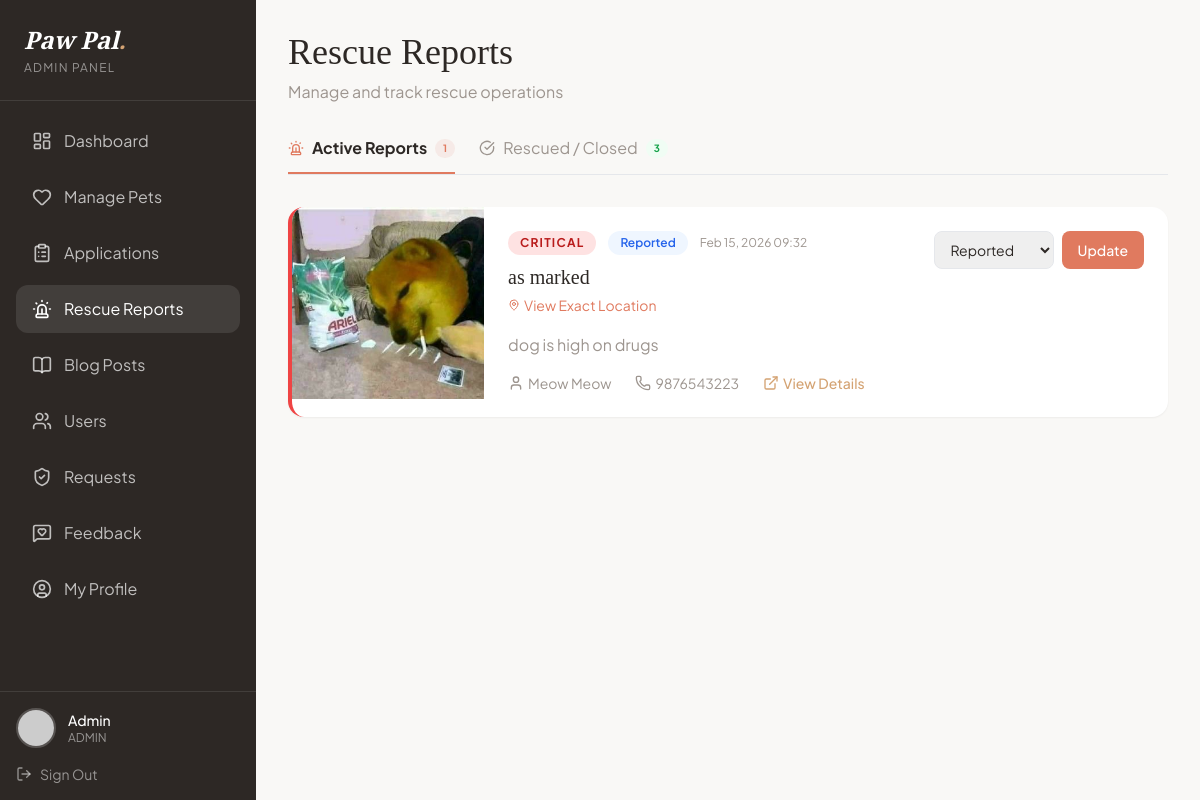
/admin/rescues.php (signed in), run on an earlier commit of the app's database.
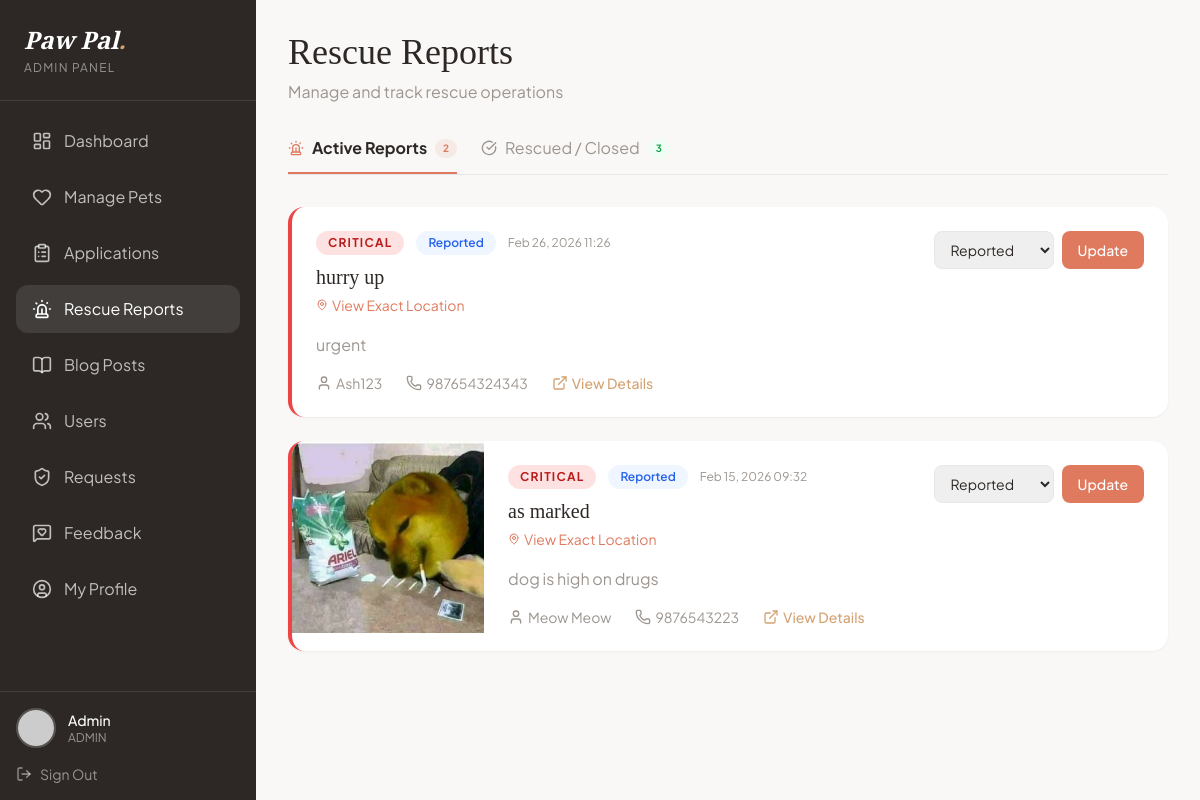
And on a later commit of the database.
### tables this page shows
CREATE TABLE `rescue_reports` (
  `id` int(11) NOT NULL,
  `reporter_id` int(11) DEFAULT NULL,
  `reporter_name` varchar(100) DEFAULT NULL,
  `contact_phone` varchar(20) DEFAULT NULL,
  `location` varchar(255) NOT NULL,
  `latitude` decimal(10,8) DEFAULT NULL,
  `longitude` decimal(11,8) DEFAULT NULL,
  `description` text NOT NULL,
  `animal_type` varchar(50) DEFAULT NULL,
  `urgency` enum('Low','Medium','High','Critical') DEFAULT 'Medium',
  `image` varchar(255) DEFAULT NULL,
  `status` enum('Reported','Assigned','In Progress','Rescued','Closed') DEFAULT 'Reported',
  `assigned_to` int(11) DEFAULT NULL,
  `reported_at` timestamp NOT NULL DEFAULT current_timestamp(),
  `updated_at` timestamp NOT NULL DEFAULT current_timestamp() ON UPDATE current_timestamp()
);

### admin/rescues.php (the view, shortened to what the changed rows need)
<?php
include '../config.php';
$activeRescues = $conn->query("SELECT * FROM rescue_reports WHERE status NOT IN ('Rescued', 'Closed') ORDER BY
                         CASE urgency
                            WHEN 'Critical' THEN 1
                            WHEN 'High' THEN 2
                            WHEN 'Medium' THEN 3
                            ELSE 4
                         END, reported_at DESC");
$activeCount = $activeRescues ? $activeRescues->num_rows : 0;
?>
<!DOCTYPE html>
<html lang="en" class="scroll-smooth">
<head>
    <script src="https://cdn.tailwindcss.com"></script>
</head>
<body class="font-sans text-paw-dark antialiased bg-paw-bg">
    <div class="flex min-h-screen">
        <main class="flex-1 p-8 overflow-y-auto">
            <div class="max-w-6xl mx-auto">
                <h1 class="font-serif text-4xl mb-2">Rescue Reports</h1>
                <div class="flex gap-6 mb-8 border-b border-gray-200">
                    <button onclick="showTab('active')" id="tab-active"
                        class="tab-btn pb-3 border-b-2 border-paw-alert font-bold text-paw-dark transition-colors flex items-center gap-2">
                        <i data-lucide="siren" class="w-4 h-4 text-paw-alert"></i>
                        Active Reports
                        <span class="bg-paw-alert/10 text-paw-alert px-2 py-0.5 rounded-full text-[10px] font-bold">
                            <?php echo $activeCount; ?>
                        </span>
                    </button>
                </div>
                <div id="panel-active" class="tab-panel grid gap-6">
                    <?php if ($activeCount > 0): ?>
                        <?php while ($rescue = $activeRescues->fetch_assoc()): ?>
                            <div class="bg-white rounded-2xl shadow-sm overflow-hidden border-l-4
                                <?php echo match ($rescue['urgency']) {
                                    'Critical' => 'border-red-500',
                                    'High' => 'border-orange-500',
                                    'Medium' => 'border-yellow-500',
                                    default => 'border-gray-300'
                                }; ?>">
                                <div class="flex">
                                    <?php if ($rescue['image'] && file_exists('../uploads/rescues/' . $rescue['image'])): ?>
                                        <div class="w-48 h-48 flex-shrink-0">
                                            <img src="../uploads/rescues/<?php echo rawurlencode($rescue['image']); ?>"
                                                class="w-full h-full object-cover">
                                        </div>
                                    <?php endif; ?>
                                    <div class="flex-1 p-6">
                                        <div class="flex items-start justify-between mb-4">
                                            <div>
                                                <div class="flex items-center gap-3 mb-2">
                                                    <span class="px-3 py-1 text-xs rounded-full font-bold uppercase tracking-widest
                                                    <?php
                                                    echo match ($rescue['urgency']) {
                                                        'Critical' => 'bg-red-100 text-red-700 animate-pulse',
                                                        'High' => 'bg-orange-100 text-orange-700',
                                                        'Medium' => 'bg-yellow-100 text-yellow-700',
                                                        default => 'bg-gray-100 text-gray-700'
                                                    };
                                                    ?>">
                                                        <?php echo $rescue['urgency']; ?>
                                                    </span>
                                                    <span class="px-3 py-1 text-xs rounded-full font-semibold
                                                    <?php
                                                    echo match ($rescue['status']) {
                                                        'Reported' => 'bg-blue-50 text-blue-600',
                                                        'Assigned' => 'bg-purple-50 text-purple-600',
                                                        'In Progress' => 'bg-yellow-50 text-yellow-700',
                                                        default => 'bg-gray-100 text-gray-600'
                                                    };
                                                    ?>">
                                                        <?php echo $rescue['status']; ?>
                                                    </span>
                                                    <span class="text-xs text-paw-gray">
                                                        <?php echo date('M d, Y H:i', strtotime($rescue['reported_at'])); ?>
                                                    </span>
                                                </div>
                                                <h3 class="font-serif text-xl">
                                                    <?php echo htmlspecialchars($rescue['location']); ?>
                                                </h3>
                                                <?php if ($rescue['latitude'] && $rescue['longitude']): ?>
                                                    <a href="https://www.google.com/maps?q=<?php echo $rescue['latitude']; ?>,<?php echo $rescue['longitude']; ?>"
                                                        target="_blank"
                                                        class="inline-flex items-center gap-1 text-sm text-paw-alert hover:underline mt-1">
                                                        <i data-lucide="map-pin" class="w-3 h-3"></i> View Exact Location
                                                    </a>
                                                <?php endif; ?>
                                            </div>
                                            <form method="POST" class="flex gap-2">
                                                <select name="status"
                                                    class="text-sm border border-gray-200 rounded-lg px-3 py-2 focus:outline-none focus:border-paw-alert">
                                                    <option value="Reported" <?php echo $rescue['status'] === 'Reported' ? 'selected' : ''; ?>>Reported</option>
                                                </select>
                                                <button type="submit" name="update_status"
                                                    class="px-4 py-2 bg-paw-alert text-white rounded-lg text-sm font-medium hover:bg-paw-dark transition-colors">
                                                    Update
                                                </button>
                                            </form>
                                        </div>
                                        <p class="text-paw-gray mb-4"><?php echo htmlspecialchars($rescue['description']); ?>
                                        </p>
                                        <div class="flex gap-6 text-sm text-paw-gray">
                                            <span class="flex items-center gap-1">
                                                <i data-lucide="user" class="w-4 h-4"></i>
                                                <?php echo htmlspecialchars($rescue['reporter_name']); ?>
                                            </span>
                                            <span class="flex items-center gap-1">
                                                <i data-lucide="phone" class="w-4 h-4"></i>
                                                <?php echo htmlspecialchars($rescue['contact_phone']); ?>
                                            </span>
                                            <a href="../rescue-details.php?id=<?php echo $rescue['id']; ?>"
                                                class="flex items-center gap-1 text-paw-accent hover:text-paw-dark transition-colors font-medium">
                                                <i data-lucide="external-link" class="w-4 h-4"></i>
                                                View Details
                                            </a>
                                        </div>
                                    </div>
                                </div>
                            </div>
                        <?php endwhile; ?>
                    <?php endif; ?>
                </div>
            </div>
        </main>
    </div>
</body>
</html>

What changed in the data, as far as the page shows it:
added rescue_reports: urgency "CRITICAL", status "Reported", reported_at "Feb 26, 2026 11:26", location "hurry up", description "urgent", reporter_name "Ash123", contact_phone "987654324343"
Also different on the page:
$activeCount: "1" → "2"
